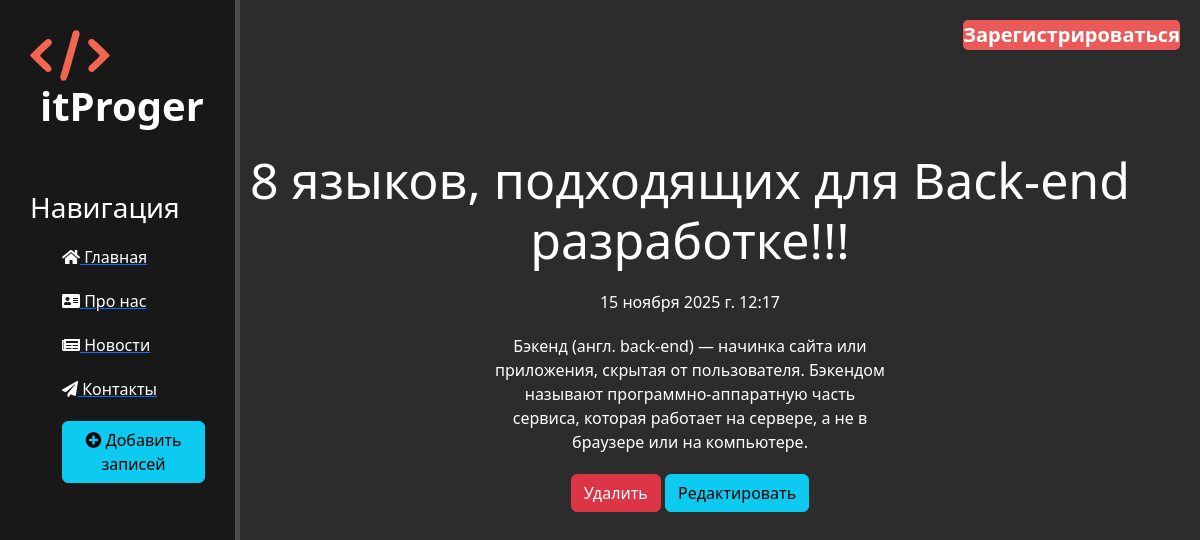
Page /news/4 on the committed database.
### news/models.py (models this page shows, shortened)
class Articles(models.Model):
    objects = None
    title = models.CharField("название", max_length=50)
    anons = models.CharField("Анонс", max_length=250)
    full_text = models.TextField("Статия")
    date = models.DateTimeField("Дата публикации")
    class Meta:
        verbose_name = "Новость"
        verbose_name_plural = "Новости"

### news/views.py (the view)
# urls.py: path('<int:pk>', views.NewsDetailView.as_view(), name='news_detail'),
class NewsDetailView(DetailView):
    model = Articles
    template_name = 'news/news_detail.html'
    context_object_name = 'article'

### news/templates/news/news_detail.html (shortened to what this page needs)
{% extends 'main/leyaut.html' %}
{% block content %}
    <div class="features">
        <h1>{{ article.title }}</h1>
        <p>{{ article.date }}</p>
        <p>{{ article.full_text }}</p>
        <a href="{% url 'delete' article.id %}" class="btn btn-danger">Удалить</a>
        <a href="{% url 'update' article.id %}" class="btn btn-info">Редактировать</a>
    </div>
{% endblock %}

### main/static/main/css/style.css (style rules this page uses)
body { background-color: #2c2c2c; background-color: #2c2c2c; }
.body { background-color: #2c2c2c; }
main .features { float: left; color: #fff; margin-top: 100px; text-align: center; width: 75%; }
main .features h1 { font-size: 50px; }
main .features p { max-width: 400px; margin: 20px auto; }

### rows in the picture
Articles: title "8 языков, подходящих для Back-end разработке!!!", date "15 ноября 2025 г. 12:17", full_text "Бэкенд (англ. back-end) — начинка сайта или приложения, скрытая от пользователя. Бэкендом называют программно-аппаратную часть сервиса, которая работает на сервере, а не в браузере или на компьютере."
